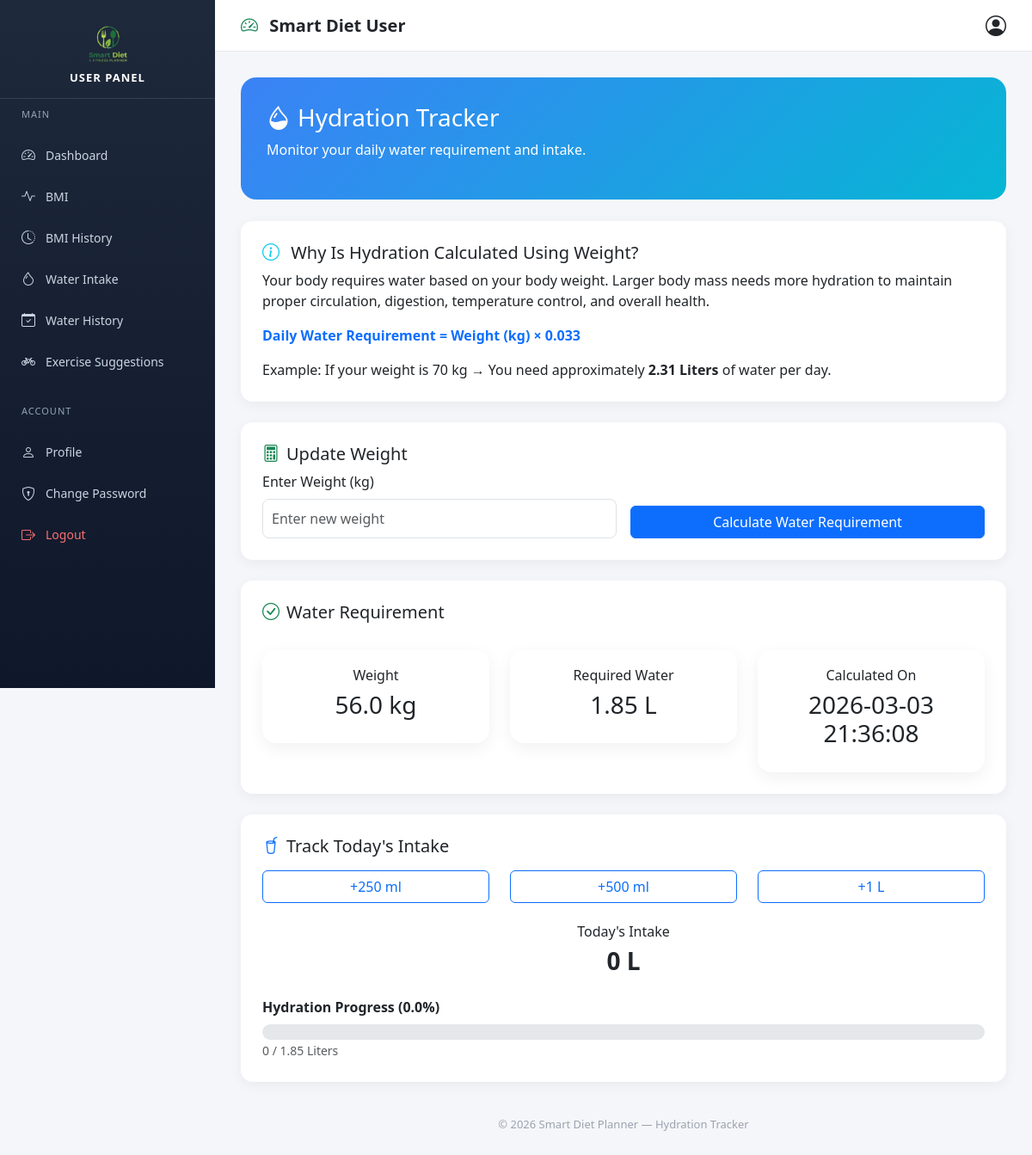
The page /hydration (signed in) on the database its author committed.
### tables this page shows
CREATE TABLE hydration_history (
        id INTEGER PRIMARY KEY AUTOINCREMENT,
        user_id INTEGER NOT NULL,
        weight REAL NOT NULL,
        water_required REAL NOT NULL,
        created_at DATETIME DEFAULT CURRENT_TIMESTAMP,
        FOREIGN KEY (user_id) REFERENCES users(id) ON DELETE CASCADE
    );

### app.py (the view, shortened to what this page needs)
@app.route("/hydration", methods=["GET", "POST"])
def hydration():
    if "user_id" not in session:
        return redirect(url_for("login"))
    conn = get_connection()
    cur = conn.cursor()
    result = None
    cur.execute("""
        SELECT weight, water_required, created_at
        FROM hydration_history
        WHERE user_id=?
        ORDER BY id DESC LIMIT 1
    """, (session["user_id"],))
    row = cur.fetchone()
    if row:
        result = {
            "weight": row[0],
            "water": row[1],
            "time": row[2]
        }
    cur.execute("""
        SELECT SUM(amount)
        FROM water_intake
        WHERE user_id=? AND intake_date = DATE('now')
    """, (session["user_id"],))
    row = cur.fetchone()
    today_intake = row[0] if row[0] else 0
    conn.close()
    return render_template(
        "hydration.html",
        result=result,
        today_intake=round(today_intake, 2)
    )

### database.py (called while the page is built)
def get_connection():
    conn = sqlite3.connect(DB_NAME)
    conn.execute("PRAGMA foreign_keys = ON")
    return conn

### templates/hydration.html (shortened to what this page needs)
{% extends "user_base.html" %}
{% block content %}
<div class="hydration-hero">
    <h3><i class="bi bi-droplet-half me-2"></i>Hydration Tracker</h3>
    <p>Monitor your daily water requirement and intake.</p>
</div>
<div class="section-card mb-4">
    <h5>
        <i class="bi bi-info-circle me-2 text-info"></i>
        Why Is Hydration Calculated Using Weight?
    </h5>
    <p>
        Your body requires water based on your body weight.
        Larger body mass needs more hydration to maintain proper circulation,
        digestion, temperature control, and overall health.
    </p>
    <p class="fw-bold text-primary">
        Daily Water Requirement = Weight (kg) × 0.033
    </p>
    <p class="mb-0">
        Example: If your weight is 70 kg → You need approximately
        <strong>2.31 Liters</strong> of water per day.
    </p>
</div>
<div class="section-card mb-4">
    <h5><i class="bi bi-calculator me-2 text-success"></i>Update Weight</h5>
    <form method="POST">
        <div class="row g-3 align-items-end">
            <div class="col-md-6">
                <label class="form-label">Enter Weight (kg)</label>
                <input type="number"
                       step="0.1"
                       name="weight"
                       class="form-control"
                       placeholder="Enter new weight"
                       required>
            </div>
            <div class="col-md-6">
                <button type="submit" class="btn btn-primary w-100">
                    Calculate Water Requirement
                </button>
            </div>
        </div>
    </form>
</div>
{% if result %}
<div class="section-card mb-4">
    <h5><i class="bi bi-check-circle me-2 text-success"></i>Water Requirement</h5>
    <div class="row g-4 mt-2 text-center">
        <div class="col-md-4">
            <div class="hydration-result-card">
                <h6>Weight</h6>
                <h3>{{ result.weight }} kg</h3>
            </div>
        </div>
        <div class="col-md-4">
            <div class="hydration-result-card">
                <h6>Required Water</h6>
                <h3>{{ result.water }} L</h3>
            </div>
        </div>
        <div class="col-md-4">
            <div class="hydration-result-card">
                <h6>Calculated On</h6>
                <h3>{{ result.time }}</h3>
            </div>
        </div>
    </div>
</div>
<div class="section-card mb-4">
    <h5><i class="bi bi-cup-straw me-2 text-primary"></i>Track Today's Intake</h5>
    <div class="row mt-3 text-center">
        <div class="col-md-4">
            <form method="POST">
                <button class="btn btn-outline-primary w-100">+250 ml</button>
            </form>
        </div>
        <div class="col-md-4">
            <form method="POST">
                <button class="btn btn-outline-primary w-100">+500 ml</button>
            </form>
        </div>
        <div class="col-md-4">
            <form method="POST">
                <button class="btn btn-outline-primary w-100">+1 L</button>
            </form>
        </div>
    </div>
    <div class="mt-4 text-center">
        <h6>Today's Intake</h6>
        <h3 class="fw-bold">{{ today_intake }} L</h3>
    </div>
    {% set goal = result.water %}
    {% set percent = 0 %}
    {% if goal > 0 %}
        {% set percent = (today_intake / goal * 100) %}
    {% endif %}
    {% if percent > 100 %}
        {% set percent = 100 %}
    {% endif %}
    <div class="mt-4">
        <label class="fw-bold">
            Hydration Progress ({{ percent|round(1) }}%)
        </label>
        <div class="progress hydration-progress mt-2">
        </div>
        <small class="text-muted">
            {{ today_intake }} / {{ goal }} Liters
        </small>
    </div>
</div>
{% endif %}
<div class="dashboard-footer">
    © 2026 Smart Diet Planner — Hydration Tracker
</div>
{% endblock %}

### static/user.css (style rules this page uses)
body { margin: 0; font-family: 'Segoe UI', sans-serif; background-color: #f4f6f9; overflow-x: hidden; }
.section-card { background: #ffffff; border-radius: 14px; padding: 25px; box-shadow: 0 4px 15px rgba(0, 0, 0, 0.05); transition: 0.3s ease; }
.dashboard-footer { text-align: center; font-size: 13px; color: #9ca3af; margin-top: 40px; }
.hydration-hero { background: linear-gradient(135deg, #3b82f6, #06b6d4); color: white; padding: 30px; border-radius: 18px; margin-bottom: 25px; }
.hydration-result-card { background: #ffffff; border-radius: 16px; padding: 20px; text-align: center; box-shadow: 0 6px 20px rgba(0,0,0,0.06); transition: 0.3s ease; }
.hydration-progress { height: 18px; background-color: #e5e7eb; border-radius: 30px; overflow: hidden; }
.form-control { border-radius: 8px; padding: 10px; }

### rows shown on the page
hydration_history: weight "56.0", water "1.85", time "2026-03-03 21:36:08", water_required "1.85"

### other values the page prints
{{ today_intake }} "0"
{{ percent|round(1) }} "0.0"
